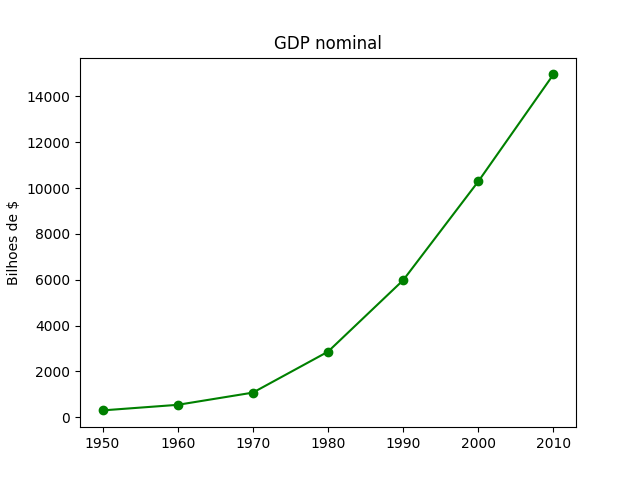

Reproduce this figure in Python.
import os, sys
from matplotlib import pyplot as plt

years = [1950, 1960, 1970, 1980, 1990, 2000, 2010]
gdp = [300.2, 543.3, 1075.9, 2862.5, 5979.6, 10289.7, 14958.3]

# cria um grafico de linha, anos no eixo x, gdp no eixo y
plt.plot(years, gdp, color='green', marker='o', linestyle='solid')

# adiciona um titulo
plt.title('GDP nominal')

# adiciona um selo no eixo y
plt.ylabel('Bilhoes de $')
plt.show()
 
